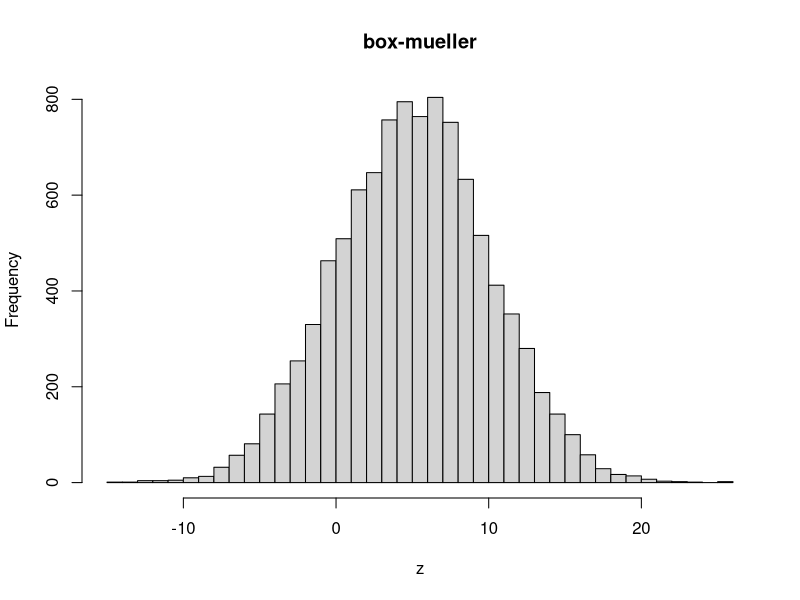
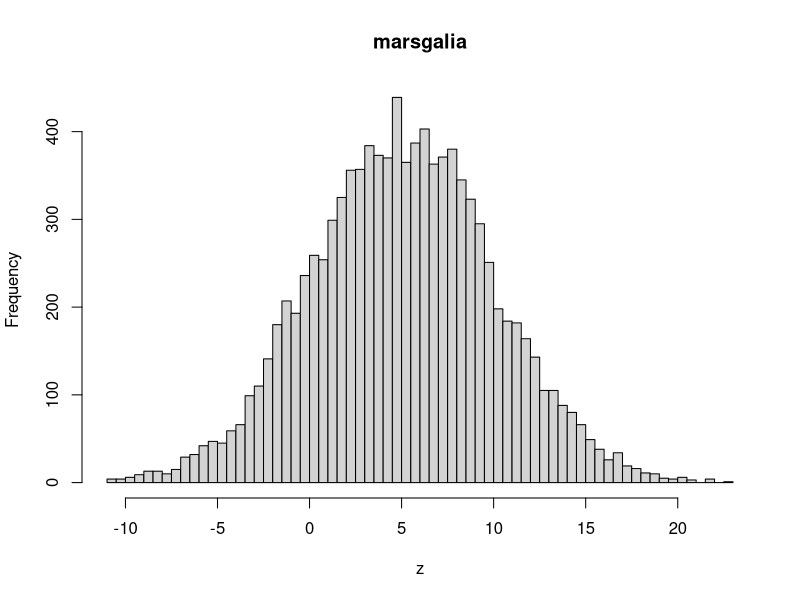

Here is the R script that generated these plots, in order:
marsgalia<-function(mean,variance)
{
	i=1
	count=0
	z<-vector(length=10000)
	while(i<=10000)
	{
		count=count+1
		u<-runif(2)
		u<-2*u-1
		x<-u[1]^2+u[2]^2
		if (x>1)
		{
			next
		}		
		y<-sqrt((-2*log(x))/x)
		z1<-u[1]*y
		z2<-u[2]*y
		z[i]=z1
		z[i+1]=z2
		i=i+2
	}
	z<-z*variance+mean
	hist(z,main="marsgalia",breaks=50)
	cat(mean(z),"   ",var(z),"\n")
	cat("Proportion of values rejected::",1-(i/(2*count)),"\n")
}


box<-function(mean,variance)
{
	u1<-runif(5000)
	r<--2*log(u1)
	u2<-runif(5000)
	th<-2*pi*u2
	z1<-sqrt(r)*cos(th)
	z2<-sqrt(r)*sin(th)
	z<-vector(length=10000)
	i=1
	j=1
	while (i<=10000)
	{
		z[i]=z1[j]
		i=i+1
		z[i]=z2[j]
		j=j+1
		i=i+1
	}
	z<-z*variance+mean
	'hist(z1,breaks=50)
	hist(z2,breaks=50)'
	hist(z,main="box-mueller",breaks=50)
	cat(mean(z),"   ",var(z),"\n")
}
system.time(box(5,5))
system.time(marsgalia(5,5))